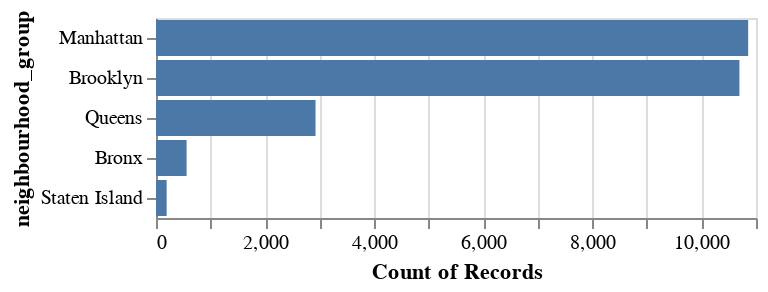

Notebook code cell kept with this figure:
### Code cell
bar_neigh_group

### Figure 1 — Vega specification as saved in the notebook (floating-point values rounded to 4 significant figures)
{"$schema": "https://vega.github.io/schema/vega/v5.json", "data": [{"name": "source_0"}, {"name": "data_0", "values": [{"__count": 10856, "neighbourhood_group": "Manhattan"}, {"__count": 2925, "neighbourhood_group": "Queens"}, {"__count": 10696, "neighbourhood_group": "Brooklyn"}, {"__count": 561, "neighbourhood_group": "Bronx"}, {"__count": 195, "neighbourhood_group": "Staten Island"}]}, {"name": "data_0_x_domain___count", "values": [{"min": 195, "max": 10856}]}, {"name": "source_0_y_domain_neighbourhood_group", "values": [{"neighbourhood_group": "Manhattan", "sort_field": 10856}, {"neighbourhood_group": "Queens", "sort_field": 2925}, {"neighbourhood_group": "Brooklyn", "sort_field": 10696}, {"neighbourhood_group": "Bronx", "sort_field": 561}, {"neighbourhood_group": "Staten Island", "sort_field": 195}]}], "signals": [{"name": "y_step", "value": 20}, {"name": "height", "update": "bandspace(domain('y').length, 0.1, 0.05) * y_step"}], "marks": [{"type": "rect", "name": "marks", "from": {"data": "data_0"}, "encode": {"update": {"y": {"field": "neighbourhood_group", "scale": "y"}, "x2": {"value": 0, "scale": "x"}, "height": {"signal": "max(0.25, bandwidth('y'))"}, "fill": {"value": "#4c78a8"}, "x": {"field": "__count", "scale": "x"}}}, "style": ["bar"]}], "scales": [{"name": "x", "type": "linear", "domain": [{"signal": "(data(\"data_0_x_domain___count\")[0] || {}).min"}, {"signal": "(data(\"data_0_x_domain___count\")[0] || {}).max"}], "range": [0, {"signal": "width"}], "nice": true, "zero": true}, {"name": "y", "type": "band", "domain": {"data": "source_0_y_domain_neighbourhood_group", "field": "neighbourhood_group", "sort": {"op": "max", "field": "sort_field", "order": "descending"}}, "range": {"step": {"signal": "y_step"}}, "paddingOuter": 0.05, "paddingInner": 0.1}], "axes": [{"scale": "x", "tickCount": {"signal": "ceil(width/40)"}, "aria": false, "minExtent": 0, "maxExtent": 0, "ticks": false, "zindex": 0, "gridScale": "y", "domain": false, "orient": "bottom", "labels": false, "grid": true}, {"scale": "x", "orient": "bottom", "tickCount": {"signal": "ceil(width/40)"}, "zindex": 0, "grid": false, "labelFlush": true, "title": "Count of Records", "labelOverlap": true}, {"scale": "y", "grid": false, "orient": "left", "zindex": 0, "title": "neighbourhood_group"}], "width": 300, "background": "white", "style": "cell", "padding": 5}
